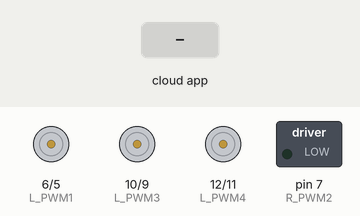
A sketch run on a simulated Arduino Uno, built with avr-gcc and run on an emulated ATmega328P. Shown: motor-driver pin pairs drawn as motors (green arrow = first pin HIGH = forward, orange = second pin HIGH = backward, longer = more drive, scaled by the enable pin), switched loads named in the sketch (green lamp = pin HIGH). The inputs (shaded band) are chosen by the test bench. The ROS host is connected and sends only what is stated.

Above: at 1.2 s.
1.3 s: the phone or cloud app sets linear.x to -100
At 1.9 s:
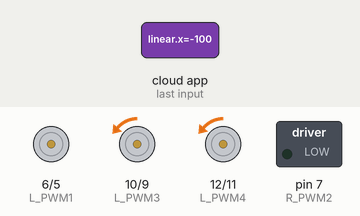
2.8 s: the phone or cloud app sets linear.x to 100
At 4.2 s:
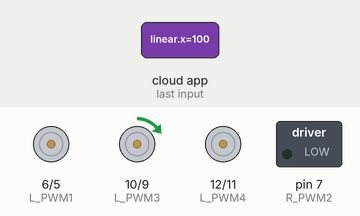
Timing chart, 0 to 5.8 s (numbered marks = the images above; inputs shaded):
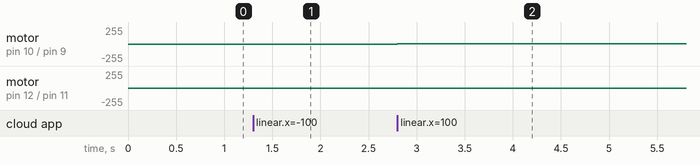

The sketch:

9-motor_controller.ino
```cpp
#include <ros.h>
#include <geometry_msgs/Twist.h>

#define R_PWM1 5
#define L_PWM1 6
#define R_PWM2 7
#define L_PWM2 8
#define R_PWM3 9
#define L_PWM3 10
#define R_PWM4 11
#define L_PWM4 12

int Vx, Vy, w;
ros::NodeHandle nh;

void motorCb(const geometry_msgs::Twist &msg) {
  Vx = msg.linear.x;
  Vy = msg.linear.y;
  w = msg.linear.z;
//
  if (Vy >= 0 && Vx == 0) {
    maju(Vy);
  }
  if(Vy <= 0 && Vx == 0) {
    mundur(Vy);
  }

  if (Vx >= 0 && Vy == 0){
    kanan(Vx);
  }
  if(Vx <= 0 && Vy == 0){
    kiri(Vx);
  }
}

void maju(uint16_t pwm) {
  analogWrite(R_PWM1, pwm);
  analogWrite(L_PWM1, 0);
  analogWrite(R_PWM2, 0);
  analogWrite(L_PWM2, pwm);
  analogWrite(R_PWM3, 0);
  analogWrite(L_PWM3, pwm);
  analogWrite(R_PWM4, pwm);
  analogWrite(L_PWM4, 0);

}
//
void mundur(uint16_t pwm) {
  analogWrite(R_PWM1, 0);
  analogWrite(L_PWM1, -pwm);
  analogWrite(R_PWM2, -pwm);
  analogWrite(L_PWM2, 0);
  analogWrite(R_PWM3, -pwm);
  analogWrite(L_PWM3, 0);
  analogWrite(R_PWM4, 0);
  analogWrite(L_PWM4, -pwm);
}

void kanan(uint16_t pwm) {
  analogWrite(R_PWM1, pwm);
  analogWrite(L_PWM1, 0);
  analogWrite(R_PWM2, pwm);
  analogWrite(L_PWM2, 0);
  analogWrite(R_PWM3, 0);
  analogWrite(L_PWM3, pwm);
  analogWrite(R_PWM4, 0);
  analogWrite(L_PWM4, pwm);
}
void kiri(uint16_t pwm) {
  analogWrite(R_PWM1, 0);
  analogWrite(L_PWM1, -pwm);
  analogWrite(R_PWM2, 0);
  analogWrite(L_PWM2, -pwm);
  analogWrite(R_PWM3, -pwm);
  analogWrite(L_PWM3, 0);
  analogWrite(R_PWM4, -pwm);
  analogWrite(L_PWM4, 0);
}

void rot_kanan(uint16_t pwm) {
  analogWrite(R_PWM1, pwm);
  analogWrite(L_PWM1, 0);
  analogWrite(R_PWM2, pwm);
  analogWrite(L_PWM2, 0);
  analogWrite(R_PWM3, pwm);
  analogWrite(L_PWM3, 0);
  analogWrite(R_PWM4, pwm);
  analogWrite(L_PWM4, 0);
}

void rot_kiri(uint16_t pwm) {
  analogWrite(R_PWM1, 0);
  analogWrite(L_PWM1, pwm);
  analogWrite(R_PWM2, 0);
  analogWrite(L_PWM2, pwm);
  analogWrite(R_PWM3, 0);
  analogWrite(L_PWM3, pwm);
  analogWrite(R_PWM4, 0);
  analogWrite(L_PWM4, pwm);
}


ros::Subscriber<geometry_msgs::Twist> velocity("/cmd_vel", &motorCb);


void setup() {
  // put your setup code here, to run once:

  nh.initNode();
  nh.subscribe(velocity);

  pinMode (R_PWM1, OUTPUT);
  pinMode (L_PWM1, OUTPUT);
  pinMode (R_PWM2, OUTPUT);
  pinMode (L_PWM2, OUTPUT);
  pinMode (R_PWM3, OUTPUT);
  pinMode (L_PWM3, OUTPUT);
  pinMode (R_PWM4, OUTPUT);
  pinMode (L_PWM4, OUTPUT);
}

void loop() {
  // put your main code here, to run repeatedly:
  nh.loginfo("rosserial connection successfully");
  nh.spinOnce();
}
```

Measured:
- after the input at 1.3 s, motor on pin 10 (L_PWM3) / pin 9 (R_PWM3), motor on pin 12 (L_PWM4) / pin 11 (R_PWM4): stopped → backward 1/255 at once
- after the input at 2.8 s, motor on pin 10 (L_PWM3) / pin 9 (R_PWM3): backward 1/255 → forward 1/255 at once; motor on pin 12 (L_PWM4) / pin 11 (R_PWM4): backward 1/255 → stopped at once
